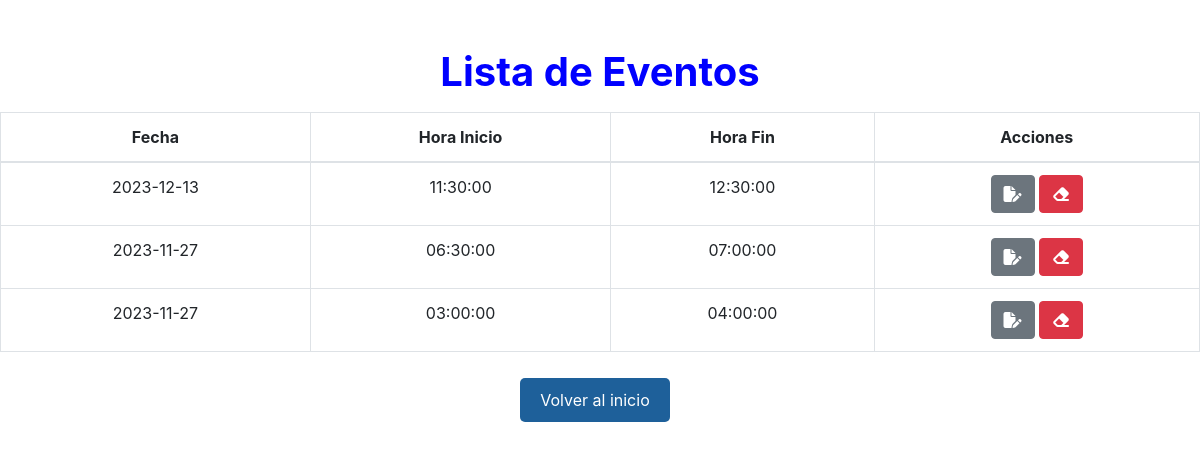
Screenshot of /php-login/ver_eventos.php with the database file from the repository.
### tables this page shows
CREATE TABLE `eventos` (
  `id` int(11) NOT NULL,
  `fecha` date DEFAULT NULL,
  `hora_inicio` time DEFAULT NULL,
  `hora_fin` time DEFAULT NULL
);

### php-login/ver_eventos.php (the view, shortened to what this page needs)
<?php
include("database.php");
include("includes/header.php");
?>
<div class="h-100 mt-5 bg-white text-center">
    <h1 style="font-size: 40px; color: blue; font-weight:bold;">Lista de Eventos</h1>
    <table class="table table-bordered mt-3">
        <thead>
            <tr>
                <th>Fecha</th>
                <th>Hora Inicio</th>
                <th>Hora Fin</th>
                <th>Acciones</th>
            </tr>
        </thead>
        <tbody>
            <?php
            $query = "SELECT id, fecha, hora_inicio, hora_fin FROM eventos";
            $result_events = mysqli_query($conn, $query);
            while ($row = mysqli_fetch_array($result_events)) { ?>
                <tr>
                    <td><?php echo $row['fecha'] ?></td>
                    <td><?php echo $row['hora_inicio'] ?></td>
                    <td><?php echo $row['hora_fin'] ?></td>
                    <td>
                        <a href="editar_eve.php?id=<?php echo $row['id'] ?>" class="btn btn-secondary">
                            <i class="fa-solid fa-file-pen"></i>
                        </a>
                        <a href="eliminar_eve.php?id=<?php echo $row['id'] ?>" class="btn btn-danger">
                            <i class="fa-solid fa-eraser"></i>
                        </a>
                    </td>
                </tr>
            <?php } ?>
        </tbody>
    </table>
    <div>
        <a href="inicio_exitoad.php" class="boton">Volver al inicio</a>
    </div>
</div>
<?php include("includes/footer.php") ?>

### php-login/ver_eventos.php (style rules this page uses)
.boton { display: inline-block; padding: 10px 20px; margin: 10px; margin-right: 20px; text-decoration: none; color: #fff; background-color: #1E609A; border-radius: 5px; }

### rows the page displays
eventos: fecha "2023-12-13", hora_inicio "11:30:00", hora_fin "12:30:00"
eventos: fecha "2023-11-27", hora_inicio "06:30:00", hora_fin "07:00:00"
eventos: fecha "2023-11-27", hora_inicio "03:00:00", hora_fin "04:00:00"
